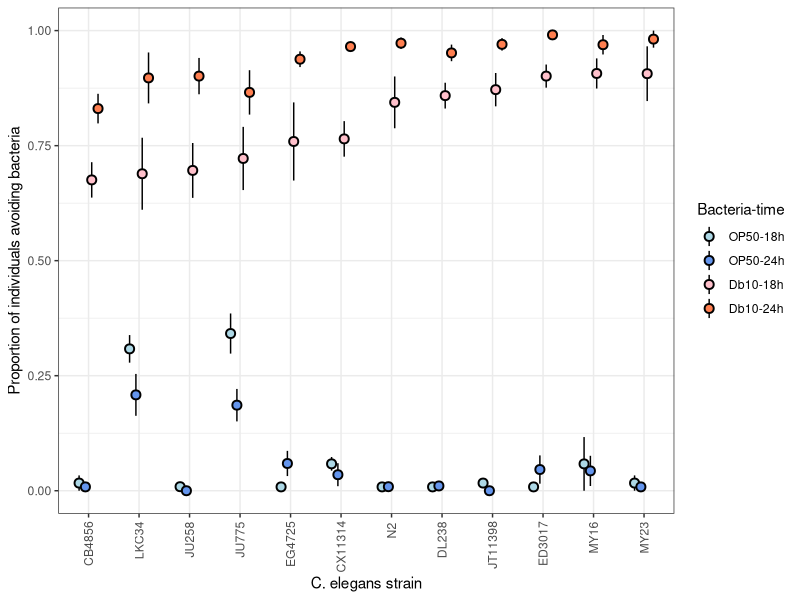
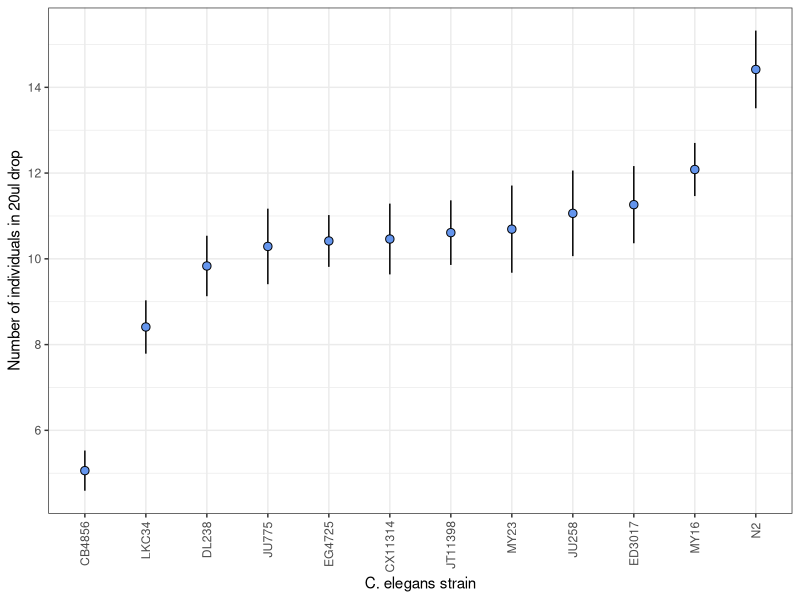
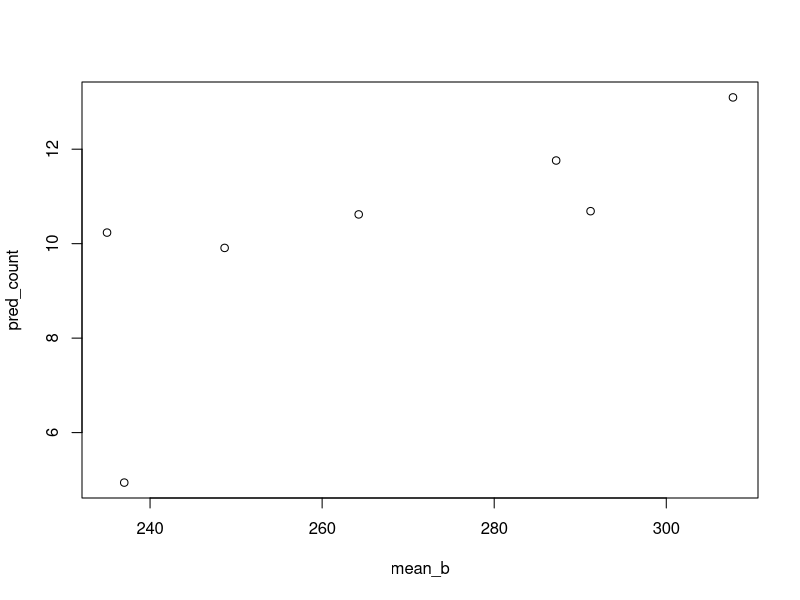
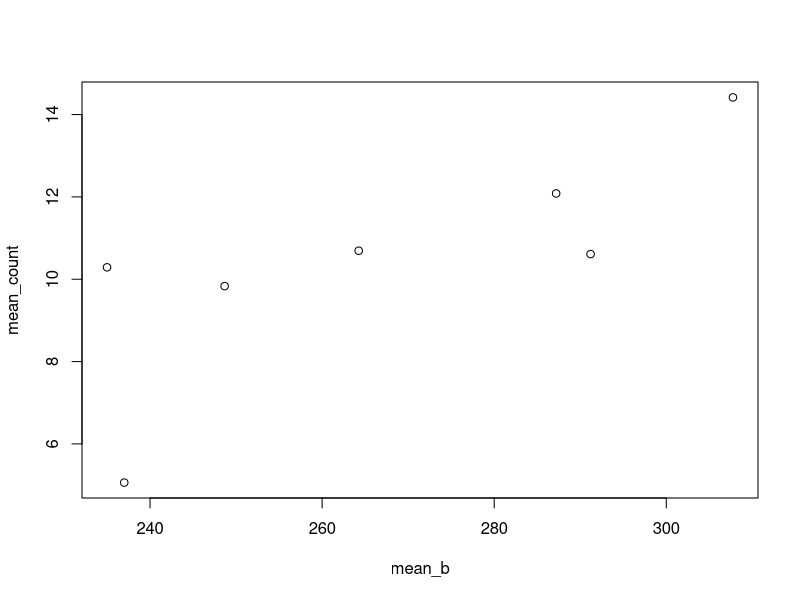
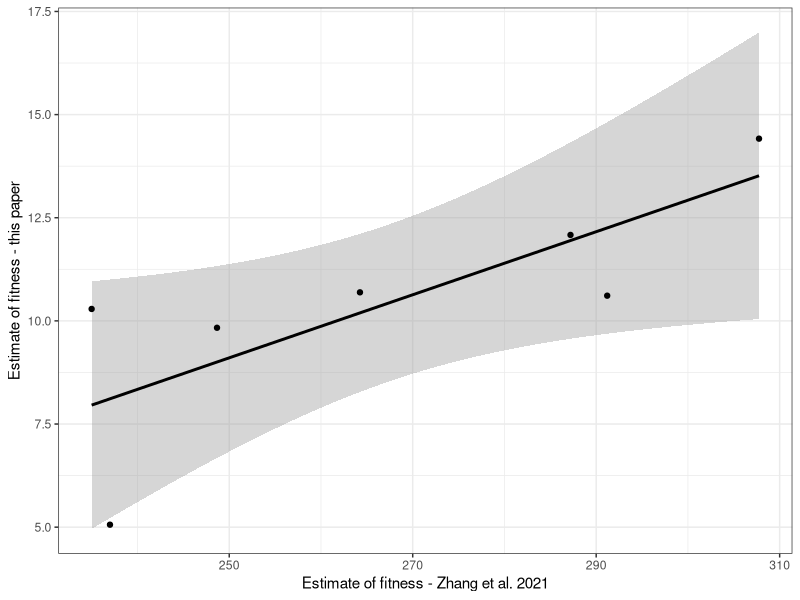
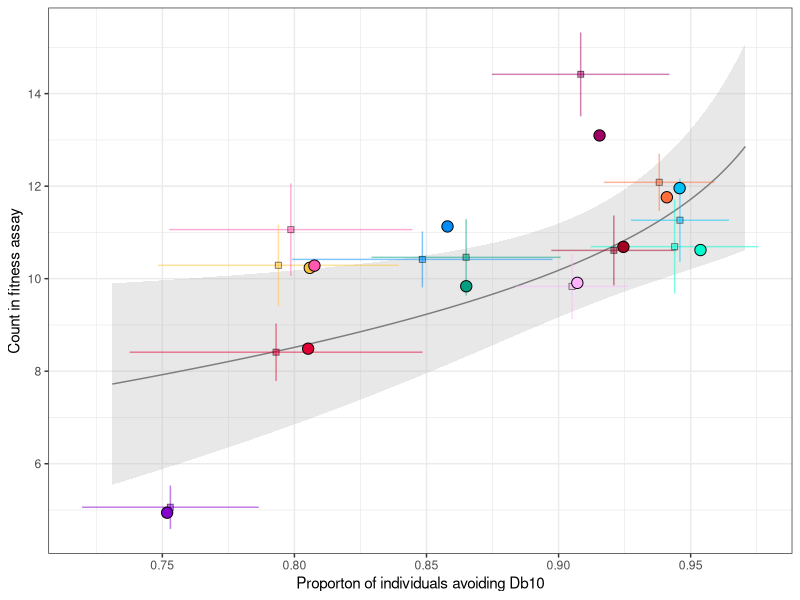
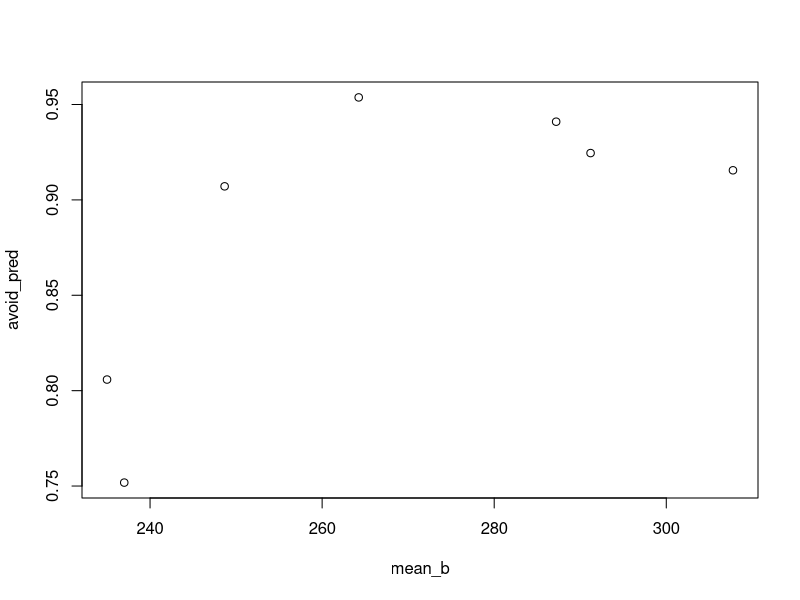

R code for these plots, in order: (Note: this script raises an error after producing the figures.)
#Analysis that accompanies manuscript
#Title: Genetic variation in parasite avoidance, yet no evidence for constitutive fitness costs
#Authors: Caroline R. Amoroso, Leila L. Shepard, & Amanda K. Gibson

#Last updated: 6 September 2023

#relies upon the following data files in the folder "Data"
#"Lawn-leaving assay.csv"
#"Population growth assay.csv"
#"Zhang et al 2021 fecundity data.csv"

#load packages
library(tidyverse)
library(emmeans)
library(lme4)
library(car)
library(lmtest)
library(lmerTest)
library(pbkrtest)

#Read in lawn-leaving data
avoid.dat = read.csv("./Data/Lawn-leaving assay.csv", header=T)

#convert to date / time
avoid.dat$Date_time_picked = lubridate::as_datetime(avoid.dat$Date_time_picked, format="%m/%d/%y %H:%M",tz="EST") #
avoid.dat$Date_time_counted = lubridate::as_datetime(avoid.dat$Date_time_counted, format="%m/%d/%y %H:%M",tz="EST") #format="%m/%d/%y %H:%M",
avoid.dat$Time_interval = difftime(avoid.dat$Date_time_counted, avoid.dat$Date_time_picked, units="hours")

#create categorical variable of early (18h)/late (24h) count
avoid.dat$Count_time = NA
avoid.dat$Count_time[avoid.dat$Time_interval<22]="early"
avoid.dat$Count_time[avoid.dat$Time_interval>=22]="late"
avoid.dat$Count_time = factor(avoid.dat$Count_time)

#Summary stats on the amount of time between picking and counting
mean(avoid.dat$Time_interval[avoid.dat$Count_time=="early"])
sd(avoid.dat$Time_interval[avoid.dat$Count_time=="early"])

mean(avoid.dat$Time_interval[avoid.dat$Count_time=="late"])
sd(avoid.dat$Time_interval[avoid.dat$Count_time=="late"])

#set baseline factor for Ce strain (N2), bacterial strain (OP50)
avoid.dat$C.elegans_strain = factor(avoid.dat$C.elegans_strain, levels=c("N2", "CX11314", "JU258", "MY23", "CB4856",
                                                                         "EG4725", "ED3017", "DL238", "JT11398", 
                                                                         "LKC34", "MY16", "JU775"))
avoid.dat$Bacterial_strain = factor(avoid.dat$Bacterial_strain, levels=c("OP50","Db10"))

#how many counts did we not account for all 20 worms?
length(which(avoid.dat$Worms_ON+avoid.dat$Worms_OFF+avoid.dat$Excl_from_sub20 <20)) / length(avoid.dat$Worms_ON)
length(which(avoid.dat$Worms_ON+avoid.dat$Worms_OFF+avoid.dat$Excl_from_sub20 <20 & avoid.dat$Bacterial_strain=="Db10")) / length(avoid.dat$Worms_ON[which(avoid.dat$Bacterial_strain=="Db10")])
length(which(avoid.dat$Worms_ON+avoid.dat$Worms_OFF+avoid.dat$Excl_from_sub20 <20 & avoid.dat$Bacterial_strain=="OP50")) / length(avoid.dat$Worms_ON[which(avoid.dat$Bacterial_strain=="OP50")])

#create another dataset that only includes N2 when it was the "focal" strain in Block1 (used for predictions)
avoid_onesetN2 = avoid.dat %>% 
  filter(case_when(C.elegans_strain=="N2" ~ as.numeric(Block)<2,
                   TRUE ~ as.numeric(Block)<7))


#### FIGURE 2: C. elegans strains vary in their level of avoidance of the 
#parasite Serratia marcescens (strain Db10). ####
ggplot(data=avoid_onesetN2, 
       aes(x=C.elegans_strain,
           y=Worms_OFF/(Worms_OFF+Worms_ON), fill=Bacterial_strain:Count_time)) + 
  stat_summary(pch=21, size=0.6, fun.data = "mean_se", 
               aes(x=factor(C.elegans_strain, 
                            levels=c("CB4856","LKC34", "JU258", "JU775", "EG4725",
                                     "CX11314","N2","DL238","JT11398", "ED3017","MY16","MY23")),
                            y=Worms_OFF/(Worms_OFF+Worms_ON)), 
               position=position_dodge(width=0.5)) +
  theme_bw() + ylab("Proportion of individuals avoiding bacteria") + xlab("C. elegans strain") +
  scale_fill_manual(values=c("OP50:early" = "lightblue","OP50:late" = "cornflowerblue", "Db10:early" = "pink", "Db10:late" = "coral"),
                    labels=c("OP50-18h","OP50-24h", "Db10-18h","Db10-24h"),
                    name="Bacteria-time") +
  theme(axis.text.x=element_text(angle = 90, hjust=0.95, vjust = 0.5))


###############################################
####### Variation in avoidance behavior #######

##### First: Is the observed behavior pathogen avoidance? #####
# Part A: Do Ce leave lawns of Db10 more than OP50?
# Part B: Is there an interaction between Ce strain and Bact strain to suggest the response is specific to pathogens?

avoid.dat$Plate_ID = paste(avoid.dat$Block, avoid.dat$Plate_number, sep="_")

# Model 1A
#####**************####
model1A = glmer(cbind(Worms_OFF, Worms_ON) ~ C.elegans_strain * Bacterial_strain + Count_time + (1|Plate_ID), 
           data=avoid.dat, family="binomial",
           control=glmerControl(optimizer="bobyqa",optCtrl=list(maxfun=100000)))
summary(model1A) # Table S1
Anova(model1A)

#check for overdispersion with function from Ben Bolker's GLMM FAQ (https://bbolker.github.io/mixedmodels-misc/glmmFAQ.html)
overdisp_fun <- function(model) {
  rdf <- df.residual(model)
  rp <- residuals(model,type="pearson")
  Pearson.chisq <- sum(rp^2)
  prat <- Pearson.chisq/rdf
  pval <- pchisq(Pearson.chisq, df=rdf, lower.tail=FALSE)
  c(chisq=Pearson.chisq,ratio=prat,rdf=rdf,p=pval)
}
overdisp_fun(model1A) #ratio = 0.968

#Model 1B
#Model with Block is singular, so I just left plate ID
model1B = glmer(cbind(Worms_OFF, Worms_ON) ~ C.elegans_strain + Bacterial_strain + Count_time + (1|Plate_ID), 
                  data=avoid.dat, family="binomial",
                  control=glmerControl(optimizer="bobyqa",optCtrl=list(maxfun=100000)))
summary(model1B) #Table S1
Anova(model1B)

overdisp_fun(model1B) #ratio = 0.73

#compare models
anova(model1A, model1B)
lrtest(model1A, model1B)

#Estimated marginal means from the non-interaction model (in log-odds)
#i.e. what is the mean effect of each Bacterial strain across all dozen Ce strains?
emmeans(model1B, specs = ~Bacterial_strain)

#for OP50 avoidance
plogis(-3.50) #convert log-odds to probability
#CI for emmeans of OP50
plogis(-3.83)
plogis(-3.17)

#Db10 avoidance
plogis(2.21) #convert log-odds to probability
#CI for emmeans of Db10
plogis(1.95)
plogis(2.46)



########### Try more "liberal" interpretation of data - including missing worms in the count as 'off lawn' ##########
#Results are consistent#

avoid.dat$Worms_OFF_20 =(20-avoid.dat$Excl_from_sub20)-avoid.dat$Worms_ON
cbind(avoid.dat$Worms_OFF, avoid.dat$Worms_OFF_20, avoid.dat$Worms_ON)

avoid.dat[which(avoid.dat$Worms_OFF_20<0),]

#Model 2A
model2A = glmer(cbind(Worms_OFF_20, Worms_ON) ~ C.elegans_strain * Bacterial_strain + Count_time + (1|Plate_ID), 
                  data=avoid.dat, family="binomial",
                  control=glmerControl(optimizer="bobyqa",optCtrl=list(maxfun=100000)))
summary(model2A) #Table S2
Anova(model2A)

#Model 2B
model2B = glmer(cbind(Worms_OFF_20, Worms_ON) ~ C.elegans_strain + Bacterial_strain + Count_time + (1|Plate_ID), 
                     data=avoid.dat, family="binomial",
                     control=glmerControl(optimizer="bobyqa",optCtrl=list(maxfun=100000)))
summary(model2B) #Table S2
Anova(model2B)


emmeans(model2B, specs = ~Bacterial_strain) 
plogis(-2.7)
plogis(2.4)

##### Second: Is there variation between strains just in the level of their responses to Db10? #####
# Is there a main effect of strain?
# Do the strains have different rates of leaving the lawn, i.e. a strain x time interaction? 

####### dataset with just Db10
avoid.Db10 = subset(avoid.dat,Bacterial_strain=="Db10")

#Model 3A - with interaction 
model3A = glmer(data=avoid.Db10, 
                      cbind(Worms_OFF, Worms_ON) ~ C.elegans_strain*Count_time + (1|Block/Plate_ID), 
                      family="binomial")
summary(model3A)
Anova(model3A)
overdisp_fun(model3A) #ratio = 0.58


#Model 3B - without interaction
model3B = glmer(data=avoid.Db10, 
                        cbind(Worms_OFF, Worms_ON) ~ C.elegans_strain + Count_time + (1|Block/Plate_ID), 
                        family="binomial")
summary(model3B)
Anova(model3B)
overdisp_fun(model3B) #ratio = 0.58


#estimated marginal means
emmeans(model3B, specs = ~Count_time)
plogis(1.62)
plogis(2.93)

#compare models; simpler model is better
anova(model3A, model3B)
lrtest(model3A, model3B)

##### Third: What is the broad-sense heritability of avoidance? #####

# 18h time point
model4A = glmer(cbind(Worms_OFF, Worms_ON) ~ 1 + (1|C.elegans_strain), 
                        data=subset(avoid_onesetN2, Bacterial_strain=="Db10" & Count_time=="early"), family="binomial")
summary(model4A)
var(ranef(model4A )[[1]])/ (var(resid(model4A ))+var(ranef(model4A )[[1]])) #0.119

#24h time point
model4B = glmer(cbind(Worms_OFF, Worms_ON) ~ 1 + (1|C.elegans_strain), 
                  data=subset(avoid_onesetN2, Bacterial_strain=="Db10" & Count_time=="late"), family="binomial")
summary(model4B)
var(ranef(model4B )[[1]])/ (var(resid(model4B ))+var(ranef(model4B )[[1]])) #0.255

#combined
model4C = glmer(cbind(Worms_OFF, Worms_ON) ~ 1 + (1|C.elegans_strain), 
                   data=subset(avoid_onesetN2, Bacterial_strain=="Db10"), family="binomial")
summary(model4C)
var(ranef(model4C )[[1]])/ (var(resid(model4C ))+var(ranef(model4C)[[1]])) #0.116

###### For use in later correlation: generate one overall prediction for avoidance,#####
# accounting for both times of counting, with block control
avoid.Db10$avoid_pred = predict(model3B, re.form=~(1|Block), type="response")
avoid.Db10$avoid_pred_LO = predict(model3B, re.form=~(1|Block), type="link")


#get predictions for each strain -- only include N2 in first block for prediction
#also compute mean/se for each strain for comparison
avoid.Db10_summary = avoid.Db10 %>% group_by(Block, C.elegans_strain) %>%
  summarize(avoid_pred= mean(avoid_pred), 
            avoid_pred_LO = mean(avoid_pred_LO), 
            avoid_mean = mean(Worms_OFF/(Worms_ON + Worms_OFF)), 
            se_avoid=(sd(Worms_OFF/(Worms_ON + Worms_OFF))/sqrt(length(Worms_OFF)))) %>%
  filter(case_when(C.elegans_strain=="N2" ~ as.numeric(Block)<2,
                   TRUE ~ as.numeric(Block)<7)) #only consider prediction for N2 in the first block, rather than all the blocks
avoid.Db10_summary


###############################################
####### Variation in fitness #############

#read in the data
popgrowth1 = read.csv("./Data/Population growth assay.csv", header=T)
str(popgrowth1)

#Two plates had very severe burrowing, so they were excluded
popgrowth = popgrowth1 %>% filter(Burrowing_exclude!=1)

#Set variables as factors
popgrowth$Block = factor(popgrowth$Block)
popgrowth$Plate = factor(popgrowth$Plate)

#set N2 as reference strain
popgrowth$Strain = factor(popgrowth$Strain, levels=c("N2", "CX11314", "JU258", "MY23", "CB4856",
                                                     "EG4725", "ED3017", "DL238", "JT11398", 
                                                     "LKC34", "MY16", "JU775"))

#LMM of the mean count of each drop with a fixed effect for Ce strain and 
#random-intercept effect for repeated measures from the same Plate nested within Block

model5 = lmer(Count_20ul ~ Strain + (1|Block/Plate), data=popgrowth, REML=FALSE)
summary(model5)
Anova(model5)


#Fitness model - Generate prediction with random effect of Block included
popgrowth$predict_pgmod1 = predict(model5, re.form=~(1|Block)) 

#Predictions and means at strain level - only use first block of data for N2
pg_summ = popgrowth %>% group_by(Block, Strain) %>%
  summarize(pred_count = mean(predict_pgmod1), mean_count = mean(Count_20ul), 
            se_count=(sd(Count_20ul)/sqrt(length(Count_20ul)))) %>%
  filter(case_when(Strain=="N2" ~ as.numeric(Block)<2,
                   TRUE ~ as.numeric(Block)<6))
pg_summ


######FIGURE 3: C. elegans strains vary in their survival and reproduction in the absence of the parasite. ####
ggplot(data=pg_summ, aes(x=factor(Strain, levels= Strain[order(mean_count)]), y =pred_count)) + 
  geom_errorbar(aes(ymin=mean_count-se_count, ymax=mean_count+se_count), width=0) +
  geom_point(aes(y=mean_count), size=2.5, fill="cornflowerblue", pch=21) + 
  theme_bw() +
  theme(axis.text.x=element_text(angle = 90, hjust=0.95, vjust = 0.5)) +
  ylab("Number of individuals in 20ul drop") + xlab("C. elegans strain")


###### Compare fitness estimates to Zhang data #####
zd = read.csv("./Data/Zhang et al 2021 fecundity data.csv", header=T)

#which strains do we have in common
zd %>% filter(strain %in% pg_summ$Strain)

#make a combined dataset to compare
comp = zd %>% inner_join(pg_summ, by=c("strain"="Strain"))
plot(pred_count~mean_b, data=comp)
plot(mean_count~mean_b, data=comp)

summary(lm(pred_count~mean_b, data=comp)) # vs our predictions
summary(lm(mean_count~mean_b, data=comp)) # vs our means

ggplot(data=comp, aes(x=mean_b, y=mean_count)) +
 geom_smooth(method="lm", formula=y~x, col="black") +
  geom_point() + theme_bw() + xlab("Estimate of fitness - Zhang et al. 2021") + 
  ylab("Estimate of fitness - this paper")
  
  
  
###############################################
####### Are avoidance and fitness correlated? #############


##### Combine predictions for avoidance and fitness (with block controls) 
#into one dataset and test for relationship

avoid_fit_comb = avoid.Db10_summary %>% right_join(pg_summ, by=c("C.elegans_strain" = "Strain"))

av.fit.mod = lm(pred_count~avoid_pred_LO, data=avoid_fit_comb)
summary(av.fit.mod) # Table S6
anova(av.fit.mod)


min(avoid_fit_comb$avoid_pred_LO)
max(avoid_fit_comb$avoid_pred_LO)
newdat=data.frame(avoid_pred_LO=seq(1, 3.5, by=0.01))
newdat$avoid_pred=exp(newdat$avoid_pred_LO)/(1+exp(newdat$avoid_pred_LO))
newdat2 = cbind(newdat, predict(av.fit.mod, newdata =  newdat, interval = 'confidence', level=0.95))

##########
#colorblind friendly palette from http://mkweb.bcgsc.ca/colorblind/
  
ggplot(data= newdat2, aes(x=avoid_pred, y=fit)) + 
  geom_line(data=newdat2, aes(x=avoid_pred, y=fit), col="gray40") +
  geom_ribbon(data=newdat2, aes(ymin=lwr,ymax=upr), alpha=0.3, fill="gray70") + 
  geom_errorbar(data= avoid_fit_comb,aes(x=avoid_mean, y= mean_count, xmin=avoid_mean-se_avoid, xmax=avoid_mean+se_avoid, col=C.elegans_strain), width=0, alpha=0.5) +
  geom_errorbar(data= avoid_fit_comb,aes(x=avoid_mean, y= mean_count, ymin=mean_count-se_count, ymax=mean_count+se_count, col=C.elegans_strain), width=0, alpha=0.5) +
  geom_point(data=avoid_fit_comb,aes(x=avoid_mean, y=mean_count, fill=C.elegans_strain), pch=22, size=2, alpha=0.5) +
  geom_point(data= avoid_fit_comb, aes(x=avoid_pred, y= pred_count, fill=C.elegans_strain), pch=21, size=3.5) + 
  scale_fill_manual(values =c("#9F0162", "#009F81", "#FF5AAF", "#00FCCF", "#8400CD", "#008DF9", "#00C2F9", "#FFB2FD", "#A40122", "#E20134", "#FF6E3A", "#FFC33B")) +
  scale_color_manual(values =c("#9F0162", "#009F81", "#FF5AAF", "#00FCCF", "#8400CD", "#008DF9", "#00C2F9", "#FFB2FD", "#A40122", "#E20134", "#FF6E3A", "#FFC33B")) +
  theme_bw() +
  theme(legend.position="none") + 
  xlab("Proporton of individuals avoiding Db10") + 
  ylab("Count in fitness assay") +
  scale_x_continuous(breaks=c(0.75,0.8,0.85,0.9,0.95))
  
# Do we get a relationship between avoidance and Zhang measure of fitness?
avoid_zfit_comp = avoid_fit_comb %>% right_join(comp)

plot(avoid_pred~mean_b, data=avoid_zfit_comp)
summary(lm(mean_b~avoid_pred_LO, data=avoid_zfit_comp))


# is there a relationship bt op50 avoidance and fitness 
avoid.OP50 = subset(avoid.dat, Bacterial_strain=="OP50")
OP50mod = glmer(data=avoid.OP50, 
                        cbind(Worms_OFF, Worms_ON) ~ C.elegans_strain + Count_time + (1|Block/Plate_number), 
                        family="binomial")
summary(OP50mod)
Anova(OP50mod)
#plot(avoid.mod.noint)

avoid.OP50$predict_OP50 = predict(OP50mod, re.form=~(1|Block)) 

avoid.OP50_summary = avoid.OP50 %>% group_by(Block, C.elegans_strain) %>%
  summarize(avoid_OP50_LO= mean(predict_OP50)) %>%
  filter(case_when(C.elegans_strain=="N2" ~ as.numeric(Block)<2,
                   TRUE ~ as.numeric(Block)<7)) #only consider prediction for N2 in the first block, rather than all the blocks
avoid.OP50_summary
OP50_fit_comb = avoid.OP50_summary %>% right_join(avoid_fit_comb)

summary(lm(pred_count~avoid_OP50_LO, data=OP50_fit_comb)) #table S7
summary(lm(avoid_pred_LO~avoid_OP50_LO, data=OP50_fit_comb)) #table S8


# Citations for R, RStudio, packages 
citation()
RStudio.Version()
citation("tidyverse")
citation("emmeans")
citation("lme4")
citation("car")
citation("lmtest")
citation("stats")
citation("lmerTest")


#>  sessionInfo()
#R version 4.3.0 (2023-04-21)
#Platform: x86_64-apple-darwin20 (64-bit)
#Running under: macOS Monterey 12.6.7

#Matrix products: default
#BLAS:   /System/Library/Frameworks/Accelerate.framework/Versions/A/Frameworks/vecLib.framework/Versions/A/libBLAS.dylib 
#LAPACK: /Library/Frameworks/R.framework/Versions/4.3-x86_64/Resources/lib/libRlapack.dylib;  LAPACK version 3.11.0

#locale:
#  [1] en_US.UTF-8/en_US.UTF-8/en_US.UTF-8/C/en_US.UTF-8/en_US.UTF-8

#time zone: America/New_York
#tzcode source: internal

#attached base packages:
#  [1] stats     graphics  grDevices utils     datasets  methods   base     

#other attached packages:
#  [1] pbkrtest_0.5.2  lmerTest_3.1-3  lmtest_0.9-40   zoo_1.8-12      car_3.1-2      
#[6] carData_3.0-5   lme4_1.1-33     Matrix_1.5-4    emmeans_1.8.7   lubridate_1.9.2
#[11] forcats_1.0.0   stringr_1.5.0   dplyr_1.1.2     purrr_1.0.1     readr_2.1.4    
#[16] tidyr_1.3.0     tibble_3.2.1    ggplot2_3.4.2   tidyverse_2.0.0

#loaded via a namespace (and not attached):
#  [1] gtable_0.3.3        httr2_0.2.3         gh_1.4.0            lattice_0.21-8     
#[5] numDeriv_2016.8-1.1 tzdb_0.4.0          vctrs_0.6.2         tools_4.3.0        
#[9] generics_0.1.3      parallel_4.3.0      curl_5.0.0          fansi_1.0.4        
#[13] pkgconfig_2.0.3     lifecycle_1.0.3     farver_2.1.1        compiler_4.3.0     
#[17] credentials_1.3.2   munsell_0.5.0       sys_3.4.1           usethis_2.2.2      
#[21] pillar_1.9.0        nloptr_2.0.3        crayon_1.5.2        MASS_7.3-58.4      
#[25] openssl_2.0.6       boot_1.3-28.1       abind_1.4-5         nlme_3.1-162       
#[29] tidyselect_1.2.0    mvtnorm_1.2-2       stringi_1.7.12      labeling_0.4.2     
#[33] splines_4.3.0       rprojroot_2.0.3     grid_4.3.0          colorspace_2.1-0   
#[37] cli_3.6.1           magrittr_2.0.3      utf8_1.2.3          broom_1.0.4        
#[41] withr_2.5.0         backports_1.4.1     scales_1.2.1        rappdirs_0.3.3     
#[45] estimability_1.4.1  timechange_0.2.0    gitcreds_0.1.2      askpass_1.1        
#[49] hms_1.1.3           coda_0.19-4         mgcv_1.8-42         rlang_1.1.1        
#[53] gert_1.9.3          Rcpp_1.0.10         xtable_1.8-4        glue_1.6.2         
#[57] rstudioapi_0.14     minqa_1.2.5         jsonlite_1.8.4      R6_2.5.1           
#[61] fs_1.6.2           
 
